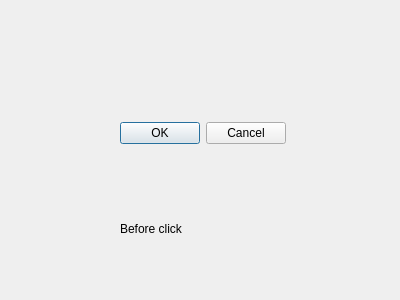
<?xml version="1.0" encoding="UTF-8"?>
<ui version="4.0">
 <class>Form</class>
 <widget class="QWidget" name="Form">
  <property name="geometry">
   <rect>
    <x>0</x>
    <y>0</y>
    <width>400</width>
    <height>300</height>
   </rect>
  </property>
  <property name="windowTitle">
   <string>My Program</string>
  </property>
  <widget class="QLabel" name="label">
   <property name="geometry">
    <rect>
     <x>120</x>
     <y>220</y>
     <width>141</width>
     <height>18</height>
    </rect>
   </property>
   <property name="text">
    <string>Before click</string>
   </property>
  </widget>
  <widget class="QDialogButtonBox" name="buttonBox">
   <property name="geometry">
    <rect>
     <x>110</x>
     <y>120</y>
     <width>176</width>
     <height>27</height>
    </rect>
   </property>
   <property name="standardButtons">
    <set>QDialogButtonBox::Cancel|QDialogButtonBox::Ok</set>
   </property>
  </widget>
 </widget>
 <resources/>
 <connections/>
</ui>
